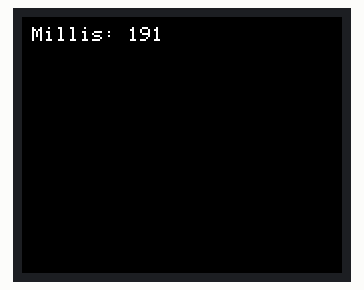
This sketch was run on a simulated ESP8266 (NodeMCU). On the bench: 160×128 colour display.

Above: at 0.2 s.
At 4.9 s:
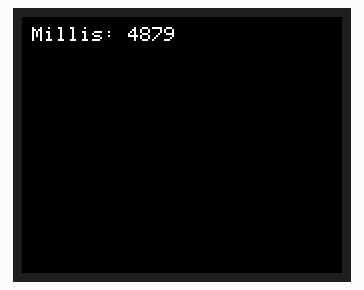
At 9.6 s:
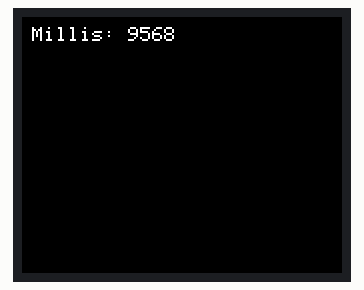
At 19.5 s:
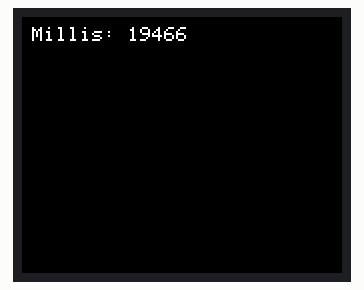
At 29.4 s:
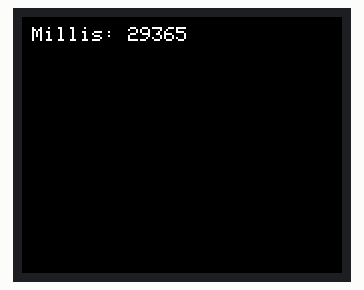
At 39.3 s:
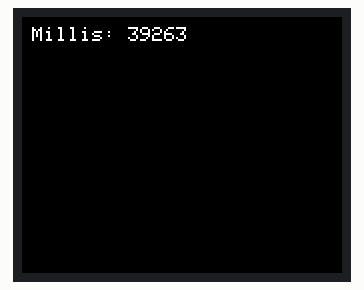

Measured:
- what the display in image 1 shows lasts 0.5 s, from 4.9 s to 5.4 s

The sketch:

DFRobot_LCD_2023-11-25_wyswietlanie_zmiennych.ino
```cpp
#include <Adafruit_GFX.h>    // Core graphics library
#include <Adafruit_ST7735.h> // Hardware-specific library for ST7735

// Pin configuration for the TFT display
#define TFT_CS     D5  // Define as per your connection
#define TFT_RST    D4  // Define as per your connection
#define TFT_DC     D2  // Define as per your connection

// Initialize Adafruit ST7735 TFT library
Adafruit_ST7735 tft = Adafruit_ST7735(TFT_CS, TFT_DC, TFT_RST);

void setup() {
  // Initialize the display 128x160 pixel
  //tft.initR(INITR_144GREENTAB); // Initialize a ST7735S chip, black tab


 tft.initR(INITR_BLACKTAB);      // Initialize a ST7735S chip, black tab

 //tft.setFont(&FreeSans9pt7b);    // Set the font to FreeSans 9pt
  tft.setTextColor(ST77XX_WHITE); // Set text color

// Adjust the cursor position
  int xOffset = 10;  // Adjust this value as needed
  int yOffset = 10;  // Adjust this value as needed
  tft.setCursor(xOffset, yOffset); // Set cursor position with offset

  tft.setRotation(3);             // Rotate the display by 90 degrees
  tft.fillScreen(ST77XX_BLACK);   // Clear the screen to black
  tft.setTextSize(1);             // Set text size
  tft.setTextColor(ST77XX_WHITE); // Set text color
  //tft.setCursor(2, 2);            // Set cursor to top-left corner


}

void loop() {
  //set font TomThumb Font


  tft.fillScreen(ST77XX_BLACK);        // Clear the screen
  tft.setCursor(5, 5);                 // Reset cursor to top-left
  tft.print("Millis: ");               // Print text to the screen
  tft.println(millis());               // Print the value of millis()
  delay(500);                          // Wait for half a second
}
```
